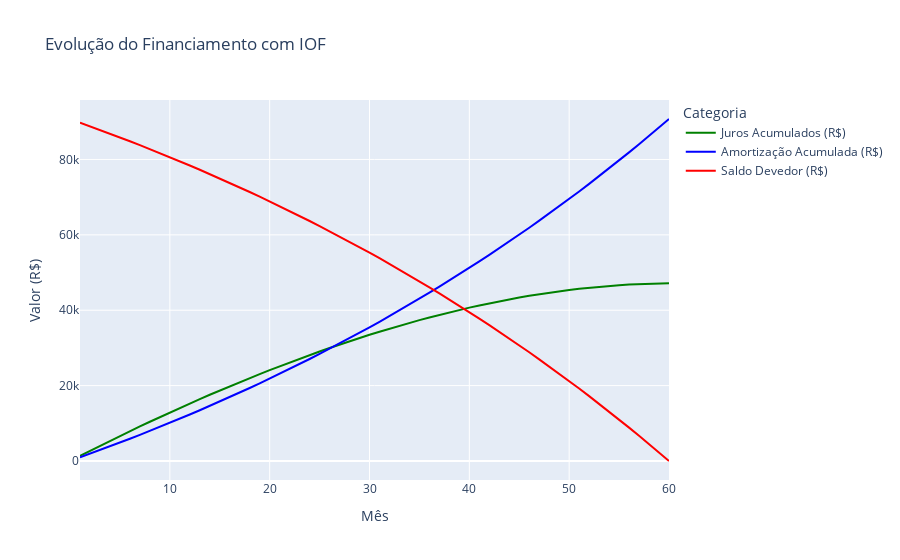

Source (notebook cell):
### Code cell
simulador_carro(r=mensal, t=60, valor_total_bem=109_710, entrada_percentual=0.2)
